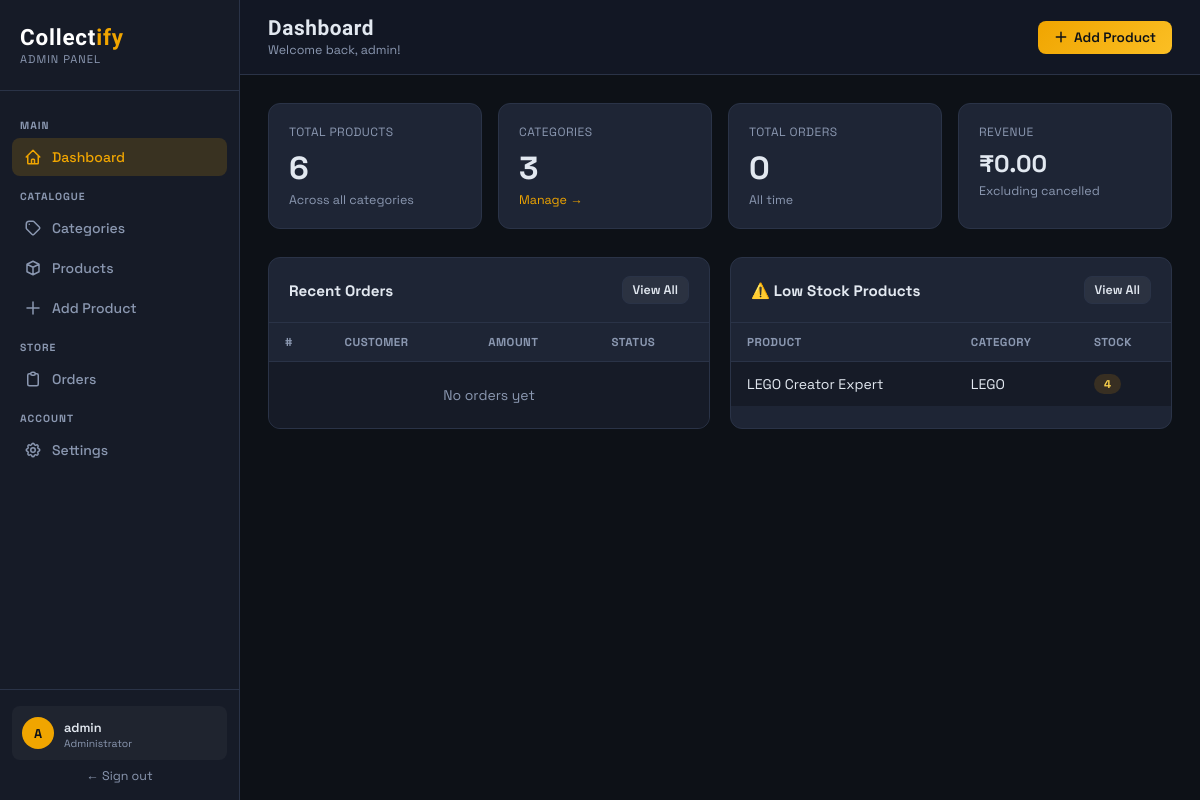
Page /index.php (signed in) on the committed database.
### tables this page shows
CREATE TABLE IF NOT EXISTS products (
    id INT AUTO_INCREMENT PRIMARY KEY,
    category_id INT NOT NULL,
    product_id VARCHAR(50) NOT NULL UNIQUE,   
    name VARCHAR(200) NOT NULL,
    description TEXT,
    price DECIMAL(10,2) NOT NULL,
    image VARCHAR(255),
    stock INT DEFAULT 0,
    is_active TINYINT(1) DEFAULT 1,
    sort_order INT DEFAULT 0,
    created_at TIMESTAMP DEFAULT CURRENT_TIMESTAMP,
    updated_at TIMESTAMP DEFAULT CURRENT_TIMESTAMP ON UPDATE CURRENT_TIMESTAMP,
    CONSTRAINT fk_product_category FOREIGN KEY (category_id) REFERENCES categories(id) ON DELETE CASCADE
);

CREATE TABLE IF NOT EXISTS categories (
    id INT AUTO_INCREMENT PRIMARY KEY,
    name VARCHAR(100) NOT NULL,
    slug VARCHAR(100) NOT NULL UNIQUE,
    description TEXT,
    image VARCHAR(255),
    sort_order INT DEFAULT 0,
    created_at TIMESTAMP DEFAULT CURRENT_TIMESTAMP,
    updated_at TIMESTAMP DEFAULT CURRENT_TIMESTAMP ON UPDATE CURRENT_TIMESTAMP
);

### index.php (the view, shortened to what this page needs)
<?php
require_once __DIR__ . '/config.php';
require_once 'auth_check.php';
require_once '_layout.php';
$totalProducts  = $pdo->query('SELECT COUNT(*) FROM products')->fetchColumn();
$totalCategories = $pdo->query('SELECT COUNT(*) FROM categories')->fetchColumn();
$totalOrders    = $pdo->query('SELECT COUNT(*) FROM orders')->fetchColumn();
$totalRevenue   = $pdo->query('SELECT COALESCE(SUM(total_amount),0) FROM orders WHERE status != "cancelled"')->fetchColumn();
$recentOrders   = $pdo->query('SELECT o.*, u.name as user_name FROM orders o JOIN users u ON o.user_id = u.id ORDER BY o.created_at DESC LIMIT 8')->fetchAll(PDO::FETCH_ASSOC);
$lowStock       = $pdo->query('SELECT p.*, c.name as cat_name FROM products p JOIN categories c ON p.category_id = c.id WHERE p.stock < 5 ORDER BY p.stock ASC LIMIT 6')->fetchAll(PDO::FETCH_ASSOC);
?>
<div class="main">
  <div class="topbar">
    <div>
      <h1>Dashboard</h1>
      <div class="breadcrumb">Welcome back, <?= htmlspecialchars($admin_username) ?>!</div>
    </div>
    <a href="add_product.php" class="btn btn-primary">
      <svg width="14" height="14" fill="none" viewBox="0 0 24 24" stroke="currentColor"><path stroke-linecap="round" stroke-linejoin="round" stroke-width="2.5" d="M12 4v16m8-8H4"/></svg>
      Add Product
    </a>
  </div>
  <div class="content">
    <div class="stat-grid">
      <div class="stat-card">
        <div class="label">Total Products</div>
        <div class="value"><?= $totalProducts ?></div>
        <div class="sub">Across all categories</div>
      </div>
      <div class="stat-card">
        <div class="label">Categories</div>
        <div class="value"><?= $totalCategories ?></div>
        <div class="sub"><a href="categories.php" style="color:var(--accent);text-decoration:none;">Manage →</a></div>
      </div>
      <div class="stat-card">
        <div class="label">Total Orders</div>
        <div class="value"><?= $totalOrders ?></div>
        <div class="sub">All time</div>
      </div>
      <div class="stat-card">
        <div class="label">Revenue</div>
        <div class="value" style="font-size:1.5rem;">₹<?= number_format($totalRevenue, 2) ?></div>
        <div class="sub">Excluding cancelled</div>
      </div>
    </div>
    <div style="display:grid;grid-template-columns:1fr 1fr;gap:20px;">
      <div class="card">
        <div class="card-header">
          <h3>Recent Orders</h3>
          <a href="orders.php" class="btn btn-ghost btn-sm">View All</a>
        </div>
        <table>
          <thead><tr><th>#</th><th>Customer</th><th>Amount</th><th>Status</th></tr></thead>
          <tbody>
          <?php if (empty($recentOrders)): ?>
          <tr><td colspan="4" style="text-align:center;color:var(--muted);padding:24px;">No orders yet</td></tr>
          <?php endif; ?>
          </tbody>
        </table>
      </div>
      <div class="card">
        <div class="card-header">
          <h3>⚠️ Low Stock Products</h3>
          <a href="products.php" class="btn btn-ghost btn-sm">View All</a>
        </div>
        <table>
          <thead><tr><th>Product</th><th>Category</th><th>Stock</th></tr></thead>
          <tbody>
          <?php foreach ($lowStock as $p): ?>
          <tr>
            <td><?= htmlspecialchars($p['name']) ?></td>
            <td><?= htmlspecialchars($p['cat_name']) ?></td>
            <td><span class="badge <?= $p['stock']==0 ? 'badge-danger' : 'badge-warning' ?>"><?= $p['stock'] ?></span></td>
          </tr>
          <?php endforeach; ?>
          </tbody>
        </table>
      </div>
    </div>
  </div>
</div>

### exp1.css (style rules this page uses)
* { box-sizing: border-box; margin: 0; padding: 0; }
:root { --bg: #0d1117; --surface: #161b27; --surface2: #1e2535; --border: #2a3347; --accent: #f0a500; --accent2: #3b82f6; --text: #e2e8f0; --muted: #8b98b1; --card-w: 280px; }
body { font-family: 'Space Grotesk', sans-serif; background: var(--bg); color: var(--text); min-height: 100vh; }
.card { width: 100%; background: var(--surface); border-radius: 14px; border: 1px solid var(--border); overflow: hidden; cursor: pointer; transition: transform 0.25s, box-shadow 0.25s, border-color 0.25s; position: relative; }
table { width: 100%; border-collapse: collapse; background: var(--surface); min-width: 280px; margin: 0; }
thead tr { background: var(--surface2); }
th { color: var(--muted); font-size: 0.78rem; font-weight: 600; text-transform: uppercase; letter-spacing: 1px; padding: 14px 18px; text-align: left; border-bottom: 1px solid var(--border); }
td { padding: 13px 18px; border-bottom: 1px solid var(--border); font-size: 0.9rem; color: var(--text); }
tr:last-child td { border-bottom: none; }

### _layout.php (style rules this page uses)
:root { --bg: #0d1117; --sidebar-bg: #161b27; --card-bg: #1e2535; --border: #2a3347; --accent: #f0a500; --accent2: #3b82f6; --text: #e2e8f0; --muted: #8b98b1; --danger: #ef4444; --success: #22c55e; --warning: #f59e0b; }
* { box-sizing: border-box; margin: 0; padding: 0; }
body { font-family: 'Space Grotesk', sans-serif; background: var(--bg); color: var(--text); display: flex; min-height: 100vh; }
.main { margin-left: 240px; flex: 1; display: flex; flex-direction: column; }
.topbar { padding: 16px 28px; border-bottom: 1px solid var(--border); display: flex; align-items: center; justify-content: space-between; background: #121724; }
.topbar h1 { font-size: 1.3rem; font-weight: 700; font-family: 'Rajdhani', sans-serif; letter-spacing: 0.6px; }
.topbar .breadcrumb { font-size: 0.78rem; color: var(--muted); margin-top: 2px; }
.content { padding: 28px; flex: 1; }
.stat-grid { display: grid; grid-template-columns: repeat(auto-fill, minmax(200px,1fr)); gap: 16px; margin-bottom: 28px; }
.stat-card { background: var(--card-bg); border: 1px solid var(--border); border-radius: 12px; padding: 20px; }
.stat-card .label { font-size: 0.75rem; color: var(--muted); text-transform: uppercase; letter-spacing: 0.5px; margin-bottom: 8px; }
.stat-card .value { font-size: 2rem; font-weight: 800; }
.stat-card .sub { font-size: 0.78rem; color: var(--muted); margin-top: 4px; }
.card { background: var(--card-bg); border: 1px solid var(--border); border-radius: 12px; overflow: hidden; margin-bottom: 24px; }
.card-header { padding: 18px 20px; border-bottom: 1px solid var(--border); display: flex; align-items: center; justify-content: space-between; }
.card-header h3 { font-size: 0.95rem; font-weight: 700; }
table { width: 100%; border-collapse: collapse; }
th { text-align: left; padding: 12px 16px; font-size: 0.72rem; font-weight: 700; text-transform: uppercase; letter-spacing: 0.5px; color: var(--muted); border-bottom: 1px solid var(--border); }
td { padding: 12px 16px; font-size: 0.875rem; border-bottom: 1px solid rgba(255,255,255,0.04); vertical-align: middle; }
tr:last-child td { border-bottom: none; }
.badge { display: inline-block; padding: 3px 10px; border-radius: 20px; font-size: 0.7rem; font-weight: 700; }
.badge-warning { background: rgba(245,158,11,0.15); color: #fcd34d; }
.btn { display: inline-flex; align-items: center; gap: 6px; padding: 8px 16px; border-radius: 8px; font-size: 0.85rem; font-weight: 600; cursor: pointer; border: none; text-decoration: none; transition: opacity 0.15s, transform 0.1s; }
.btn-primary { background: linear-gradient(135deg, var(--accent), #fbbf24); color: #0d1117; }
.btn-ghost { background: rgba(255,255,255,0.06); color: var(--text); border: 1px solid var(--border); }
.btn-sm { padding: 5px 10px; font-size: 0.78rem; }

### rows in the picture
products: name "LEGO Creator Expert", category.name "LEGO", stock "4"

### other values in the picture
substr($admin_username,0,1) "A"
$admin_username "admin"
$totalProducts "6"
$totalCategories "3"
$totalOrders "0"
$totalRevenue "0.00"
